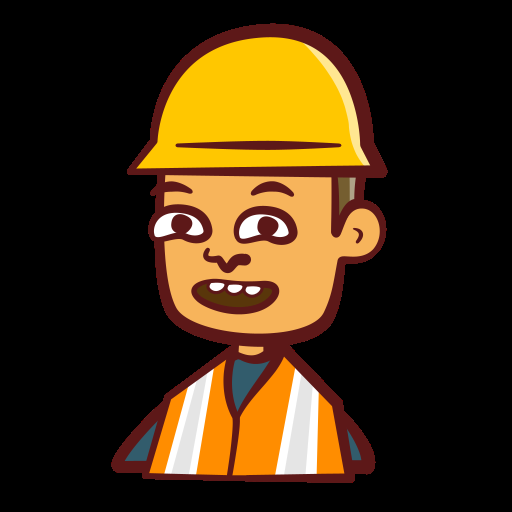
#> input picture td4/pic2.png, 512 x 512 px
$ python 'Classification_non_paramétrique_avec_histogrammes_2D.py'
#> lines starting #> are read from the running program, lines starting #| are printed output that depends on the picture; after the words box and inside, x2 and y2 are one past the last pixel; in counts of white or black regions, pixels touching at a corner belong together
import cv2
import numpy as np

def main():
    # Charger une image et convertir en HSV
    src = cv2.imread("pic2.png")
#> src is the input picture: shape (512, 512, 3); mean B, G, R 17.5, 44.7, 65.4
    if src is None:
        print("Erreur : Impossible de charger l'image !")
        return

    hsv = cv2.cvtColor(src, cv2.COLOR_BGR2HSV)
#> hsv: shape (512, 512, 3); mean H, S, V 4.5, 62.8, 65.8
    hue, saturation, _ = cv2.split(hsv)
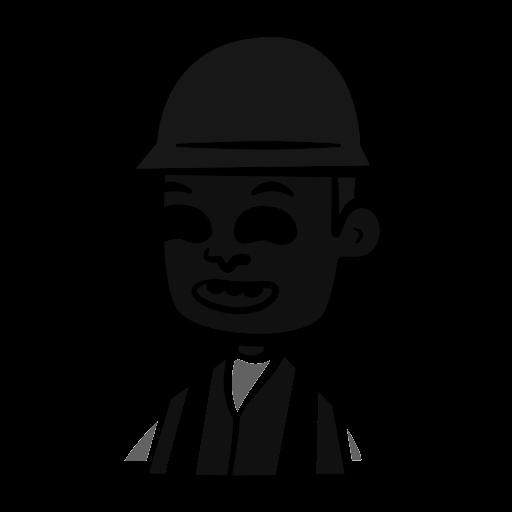
#> hue: shape (512, 512); min 0, max 179, mean 4.5
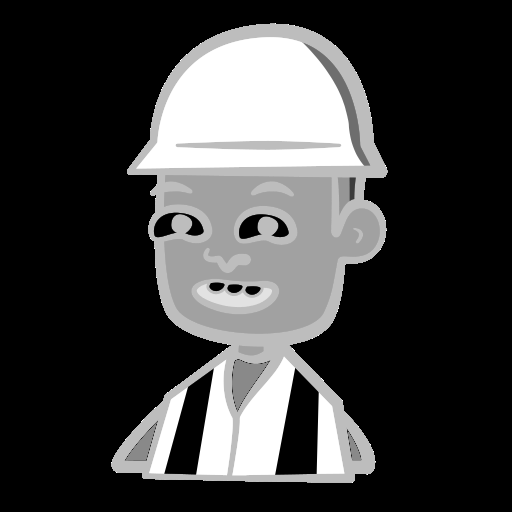
#> saturation: shape (512, 512); min 0, max 255, mean 62.8

    # Apprentissage : histogramme 2D (exemple de données d'apprentissage)
    h_bins, s_bins = 32, 32
    hist_size = [h_bins, s_bins]
    h_range, s_range = [0, 180], [0, 255]
    ranges = [h_range, s_range]

    # Construire l'histogramme 2D à partir d'une zone de peau (exemple)
    mask = cv2.inRange(hsv, (0, 50, 50), (20, 255, 255))  # Exemple : pixels peau dans H-S
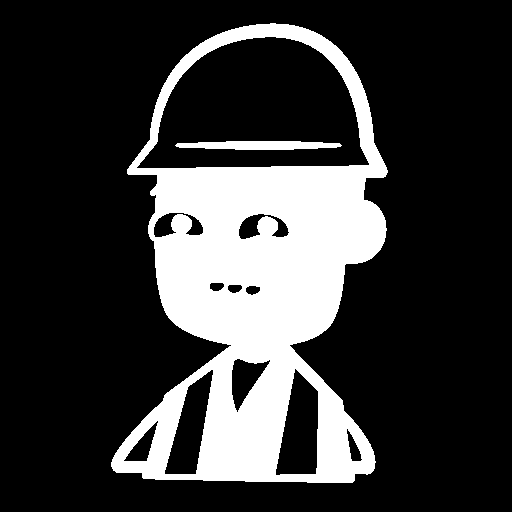
#> mask: shape (512, 512); 22.2% white; 2 white regions, box (x1, y1, x2, y2) and area: (111, 23, 388, 483) 57112, (175, 141, 342, 150) 1190
    hs_planes = [hue, saturation]
#> (the run stopped early here; a loop or call above may not have finished)
